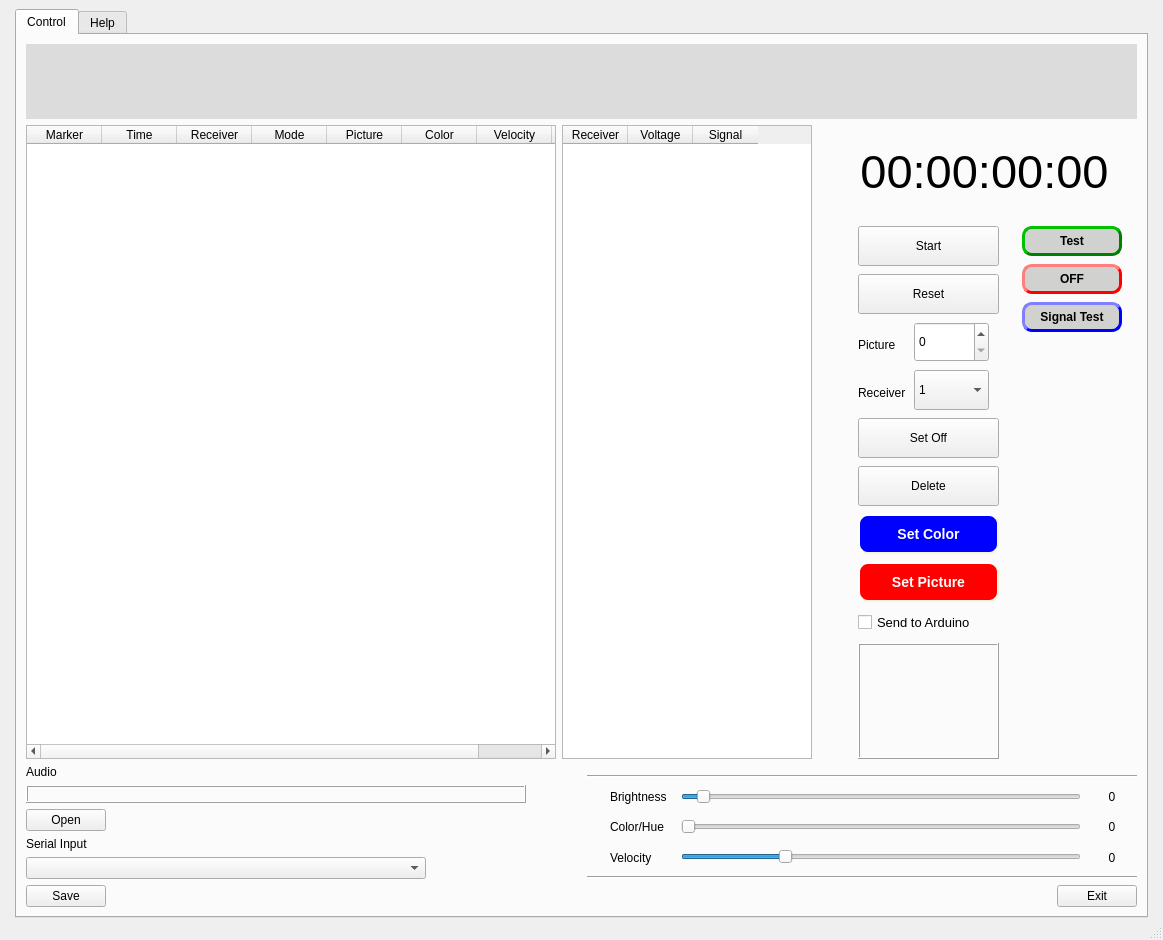
<?xml version="1.0" encoding="UTF-8"?>
<ui version="4.0">
 <class>MainWindow</class>
 <widget class="QMainWindow" name="MainWindow">
  <property name="geometry">
   <rect>
    <x>0</x>
    <y>0</y>
    <width>1163</width>
    <height>940</height>
   </rect>
  </property>
  <property name="windowTitle">
   <string>LED Poi Studio</string>
  </property>
  <property name="windowIcon">
   <iconset>
    <normaloff>icon_LS_v2_128_128.ico</normaloff>icon_LS_v2_128_128.ico</iconset>
  </property>
  <widget class="QWidget" name="centralwidget">
   <layout class="QHBoxLayout" name="horizontalLayout">
    <property name="leftMargin">
     <number>15</number>
    </property>
    <property name="rightMargin">
     <number>15</number>
    </property>
    <property name="bottomMargin">
     <number>0</number>
    </property>
    <item>
     <widget class="QTabWidget" name="tabWidget">
      <property name="font">
       <font>
        <pointsize>9</pointsize>
       </font>
      </property>
      <property name="autoFillBackground">
       <bool>false</bool>
      </property>
      <property name="currentIndex">
       <number>0</number>
      </property>
      <widget class="QWidget" name="Control">
       <attribute name="title">
        <string>Control</string>
       </attribute>
       <layout class="QVBoxLayout" name="verticalLayout_3">
        <item>
         <layout class="QHBoxLayout" name="horizontalLayout_2">
          <item>
           <widget class="PlotWidget" name="waveform_widget" native="true">
            <property name="minimumSize">
             <size>
              <width>500</width>
              <height>75</height>
             </size>
            </property>
            <property name="maximumSize">
             <size>
              <width>16777215</width>
              <height>150</height>
             </size>
            </property>
            <property name="styleSheet">
             <string notr="true">background-color: rgb(220, 220, 220);</string>
            </property>
           </widget>
          </item>
         </layout>
        </item>
        <item>
         <layout class="QHBoxLayout" name="horizontalLayout_4">
          <item>
           <widget class="QTableWidget" name="table1">
            <property name="minimumSize">
             <size>
              <width>400</width>
              <height>100</height>
             </size>
            </property>
            <property name="maximumSize">
             <size>
              <width>800</width>
              <height>16777215</height>
             </size>
            </property>
            <attribute name="horizontalHeaderDefaultSectionSize">
             <number>75</number>
            </attribute>
            <column>
             <property name="text">
              <string>Marker</string>
             </property>
            </column>
            <column>
             <property name="text">
              <string>Time</string>
             </property>
            </column>
            <column>
             <property name="text">
              <string>Receiver</string>
             </property>
            </column>
            <column>
             <property name="text">
              <string>Mode</string>
             </property>
            </column>
            <column>
             <property name="text">
              <string>Picture</string>
             </property>
            </column>
            <column>
             <property name="text">
              <string>Color</string>
             </property>
            </column>
            <column>
             <property name="text">
              <string>Velocity</string>
             </property>
            </column>
            <column>
             <property name="text">
              <string>Status</string>
             </property>
            </column>
           </widget>
          </item>
          <item>
           <widget class="QTableWidget" name="tableWidget">
            <property name="minimumSize">
             <size>
              <width>250</width>
              <height>100</height>
             </size>
            </property>
            <property name="maximumSize">
             <size>
              <width>250</width>
              <height>16777215</height>
             </size>
            </property>
            <attribute name="horizontalHeaderDefaultSectionSize">
             <number>65</number>
            </attribute>
            <column>
             <property name="text">
              <string>Receiver</string>
             </property>
            </column>
            <column>
             <property name="text">
              <string>Voltage</string>
             </property>
            </column>
            <column>
             <property name="text">
              <string>Signal</string>
             </property>
            </column>
           </widget>
          </item>
          <item>
           <layout class="QVBoxLayout" name="verticalLayout">
            <property name="spacing">
             <number>18</number>
            </property>
            <property name="leftMargin">
             <number>30</number>
            </property>
            <property name="topMargin">
             <number>20</number>
            </property>
            <property name="rightMargin">
             <number>15</number>
            </property>
            <property name="bottomMargin">
             <number>0</number>
            </property>
            <item alignment="Qt::AlignHCenter">
             <widget class="QLabel" name="label">
              <property name="sizePolicy">
               <sizepolicy hsizetype="Preferred" vsizetype="Preferred">
                <horstretch>0</horstretch>
                <verstretch>0</verstretch>
               </sizepolicy>
              </property>
              <property name="minimumSize">
               <size>
                <width>200</width>
                <height>50</height>
               </size>
              </property>
              <property name="maximumSize">
               <size>
                <width>350</width>
                <height>100</height>
               </size>
              </property>
              <property name="font">
               <font>
                <pointsize>35</pointsize>
               </font>
              </property>
              <property name="text">
               <string>00:00:00:00</string>
              </property>
              <property name="alignment">
               <set>Qt::AlignCenter</set>
              </property>
             </widget>
            </item>
            <item>
             <layout class="QHBoxLayout" name="horizontalLayout_10">
              <item>
               <layout class="QVBoxLayout" name="verticalLayout_7">
                <property name="spacing">
                 <number>8</number>
                </property>
                <property name="leftMargin">
                 <number>10</number>
                </property>
                <property name="topMargin">
                 <number>10</number>
                </property>
                <item>
                 <widget class="QPushButton" name="pushButton">
                  <property name="sizePolicy">
                   <sizepolicy hsizetype="Fixed" vsizetype="Fixed">
                    <horstretch>0</horstretch>
                    <verstretch>0</verstretch>
                   </sizepolicy>
                  </property>
                  <property name="minimumSize">
                   <size>
                    <width>50</width>
                    <height>25</height>
                   </size>
                  </property>
                  <property name="maximumSize">
                   <size>
                    <width>200</width>
                    <height>40</height>
                   </size>
                  </property>
                  <property name="contextMenuPolicy">
                   <enum>Qt::DefaultContextMenu</enum>
                  </property>
                  <property name="layoutDirection">
                   <enum>Qt::LeftToRight</enum>
                  </property>
                  <property name="text">
                   <string>Start</string>
                  </property>
                 </widget>
                </item>
                <item>
                 <widget class="QPushButton" name="pushButton_2">
                  <property name="enabled">
                   <bool>true</bool>
                  </property>
                  <property name="minimumSize">
                   <size>
                    <width>50</width>
                    <height>25</height>
                   </size>
                  </property>
                  <property name="maximumSize">
                   <size>
                    <width>200</width>
                    <height>40</height>
                   </size>
                  </property>
                  <property name="text">
                   <string>Reset</string>
                  </property>
                 </widget>
                </item>
                <item>
                 <layout class="QHBoxLayout" name="horizontalLayout_6">
                  <property name="spacing">
                   <number>0</number>
                  </property>
                  <property name="rightMargin">
                   <number>10</number>
                  </property>
                  <item alignment="Qt::AlignLeft">
                   <widget class="QLabel" name="label_6">
                    <property name="minimumSize">
                     <size>
                      <width>25</width>
                      <height>25</height>
                     </size>
                    </property>
                    <property name="maximumSize">
                     <size>
                      <width>50</width>
                      <height>20</height>
                     </size>
                    </property>
                    <property name="frameShape">
                     <enum>QFrame::NoFrame</enum>
                    </property>
                    <property name="frameShadow">
                     <enum>QFrame::Plain</enum>
                    </property>
                    <property name="text">
                     <string>Picture</string>
                    </property>
                    <property name="margin">
                     <number>0</number>
                    </property>
                   </widget>
                  </item>
                  <item alignment="Qt::AlignRight">
                   <widget class="QSpinBox" name="spinBox">
                    <property name="minimumSize">
                     <size>
                      <width>75</width>
                      <height>25</height>
                     </size>
                    </property>
                    <property name="maximumSize">
                     <size>
                      <width>100</width>
                      <height>40</height>
                     </size>
                    </property>
                    <property name="toolTip">
                     <string extracomment="Picture Number"/>
                    </property>
                   </widget>
                  </item>
                 </layout>
                </item>
                <item>
                 <layout class="QHBoxLayout" name="horizontalLayout_7">
                  <property name="rightMargin">
                   <number>10</number>
                  </property>
                  <item alignment="Qt::AlignLeft">
                   <widget class="QLabel" name="label_7">
                    <property name="minimumSize">
                     <size>
                      <width>25</width>
                      <height>25</height>
                     </size>
                    </property>
                    <property name="maximumSize">
                     <size>
                      <width>50</width>
                      <height>20</height>
                     </size>
                    </property>
                    <property name="text">
                     <string>Receiver</string>
                    </property>
                   </widget>
                  </item>
                  <item alignment="Qt::AlignRight">
                   <widget class="QComboBox" name="receiverBox">
                    <property name="minimumSize">
                     <size>
                      <width>75</width>
                      <height>25</height>
                     </size>
                    </property>
                    <property name="maximumSize">
                     <size>
                      <width>100</width>
                      <height>40</height>
                     </size>
                    </property>
                    <property name="editable">
                     <bool>false</bool>
                    </property>
                    <property name="insertPolicy">
                     <enum>QComboBox::InsertAtBottom</enum>
                    </property>
                    <item>
                     <property name="text">
                      <string>1</string>
                     </property>
                    </item>
                    <item>
                     <property name="text">
                      <string>2</string>
                     </property>
                    </item>
                    <item>
                     <property name="text">
                      <string>3</string>
                     </property>
                    </item>
                    <item>
                     <property name="text">
                      <string>4</string>
                     </property>
                    </item>
                    <item>
                     <property name="text">
                      <string>5</string>
                     </property>
                    </item>
                    <item>
                     <property name="text">
                      <string>6</string>
                     </property>
                    </item>
                    <item>
                     <property name="text">
                      <string>ALL</string>
                     </property>
                    </item>
                   </widget>
                  </item>
                 </layout>
                </item>
                <item>
                 <widget class="QPushButton" name="pushButton_7">
                  <property name="minimumSize">
                   <size>
                    <width>50</width>
                    <height>25</height>
                   </size>
                  </property>
                  <property name="maximumSize">
                   <size>
                    <width>200</width>
                    <height>40</height>
                   </size>
                  </property>
                  <property name="text">
                   <string>Set Off</string>
                  </property>
                 </widget>
                </item>
                <item>
                 <widget class="QPushButton" name="pushButton_4">
                  <property name="minimumSize">
                   <size>
                    <width>50</width>
                    <height>25</height>
                   </size>
                  </property>
                  <property name="maximumSize">
                   <size>
                    <width>200</width>
                    <height>40</height>
                   </size>
                  </property>
                  <property name="layoutDirection">
                   <enum>Qt::LeftToRight</enum>
                  </property>
                  <property name="autoFillBackground">
                   <bool>false</bool>
                  </property>
                  <property name="text">
                   <string>Delete</string>
                  </property>
                 </widget>
                </item>
                <item>
                 <widget class="QPushButton" name="pushButton_8">
                  <property name="minimumSize">
                   <size>
                    <width>50</width>
                    <height>30</height>
                   </size>
                  </property>
                  <property name="maximumSize">
                   <size>
                    <width>200</width>
                    <height>40</height>
                   </size>
                  </property>
                  <property name="styleSheet">
                   <string notr="true">QPushButton {
background-color: blue;
    border-style: outset;
    border-width: 2px;
    border-radius: 10px;
    border-color: beige;
    font: bold 14px;
	color: white;
    min-width: 10em;
    padding: 6px;
}
QPushButton:hover {
     border-color: red;
}
QPushButton:pressed {
    background-color: darkblue;
    border-style: inset;
}</string>
                  </property>
                  <property name="text">
                   <string>Set Color</string>
                  </property>
                 </widget>
                </item>
                <item>
                 <widget class="QPushButton" name="pushButton_3">
                  <property name="minimumSize">
                   <size>
                    <width>50</width>
                    <height>30</height>
                   </size>
                  </property>
                  <property name="maximumSize">
                   <size>
                    <width>200</width>
                    <height>40</height>
                   </size>
                  </property>
                  <property name="layoutDirection">
                   <enum>Qt::LeftToRight</enum>
                  </property>
                  <property name="autoFillBackground">
                   <bool>false</bool>
                  </property>
                  <property name="styleSheet">
                   <string notr="true">QPushButton {
background-color: red;
    border-style: outset;
    border-width: 2px;
    border-radius: 10px;
    border-color: beige;
    font: bold 14px;
	color: white;
    min-width: 10em;
    padding: 6px;
}
QPushButton:hover {
     border-color: blue;
}
QPushButton:pressed {
    background-color: darkred;
    border-style: inset;
}</string>
                  </property>
                  <property name="text">
                   <string>Set Picture</string>
                  </property>
                  <property name="default">
                   <bool>false</bool>
                  </property>
                  <property name="flat">
                   <bool>false</bool>
                  </property>
                 </widget>
                </item>
                <item>
                 <widget class="QCheckBox" name="checkBox">
                  <property name="minimumSize">
                   <size>
                    <width>50</width>
                    <height>25</height>
                   </size>
                  </property>
                  <property name="font">
                   <font>
                    <family>Arial</family>
                    <pointsize>10</pointsize>
                    <weight>50</weight>
                    <italic>false</italic>
                    <bold>false</bold>
                    <underline>false</underline>
                    <strikeout>false</strikeout>
                    <kerning>true</kerning>
                   </font>
                  </property>
                  <property name="layoutDirection">
                   <enum>Qt::LeftToRight</enum>
                  </property>
                  <property name="autoFillBackground">
                   <bool>false</bool>
                  </property>
                  <property name="text">
                   <string>Send to Arduino</string>
                  </property>
                 </widget>
                </item>
                <item>
                 <widget class="QLabel" name="label_3">
                  <property name="enabled">
                   <bool>true</bool>
                  </property>
                  <property name="minimumSize">
                   <size>
                    <width>50</width>
                    <height>25</height>
                   </size>
                  </property>
                  <property name="maximumSize">
                   <size>
                    <width>200</width>
                    <height>180</height>
                   </size>
                  </property>
                  <property name="font">
                   <font>
                    <family>Arial</family>
                    <pointsize>9</pointsize>
                   </font>
                  </property>
                  <property name="autoFillBackground">
                   <bool>false</bool>
                  </property>
                  <property name="styleSheet">
                   <string notr="true"/>
                  </property>
                  <property name="frameShape">
                   <enum>QFrame::Box</enum>
                  </property>
                  <property name="frameShadow">
                   <enum>QFrame::Raised</enum>
                  </property>
                  <property name="lineWidth">
                   <number>1</number>
                  </property>
                  <property name="midLineWidth">
                   <number>0</number>
                  </property>
                  <property name="text">
                   <string/>
                  </property>
                  <property name="alignment">
                   <set>Qt::AlignLeading|Qt::AlignLeft|Qt::AlignTop</set>
                  </property>
                 </widget>
                </item>
               </layout>
              </item>
              <item>
               <layout class="QVBoxLayout" name="verticalLayout_5">
                <property name="spacing">
                 <number>8</number>
                </property>
                <property name="leftMargin">
                 <number>5</number>
                </property>
                <property name="topMargin">
                 <number>10</number>
                </property>
                <item>
                 <widget class="QPushButton" name="testButton">
                  <property name="minimumSize">
                   <size>
                    <width>100</width>
                    <height>30</height>
                   </size>
                  </property>
                  <property name="maximumSize">
                   <size>
                    <width>100</width>
                    <height>40</height>
                   </size>
                  </property>
                  <property name="styleSheet">
                   <string notr="true">QPushButton {
    background-color: rgb(209, 209, 207);
    color: black;
    border-style: outset;
    padding: 2px;
    font: bold 12px;
    border-width: 3px;
    border-radius: 10px;
    border-color: green;
}
QPushButton:hover {
    background-color: rgb(184, 184, 182);
}
QPushButton:pressed {
    background-color: rgb(224, 0, 0);
    border-style: inset;
}</string>
                  </property>
                  <property name="text">
                   <string>Test</string>
                  </property>
                 </widget>
                </item>
                <item>
                 <widget class="QPushButton" name="offButton">
                  <property name="minimumSize">
                   <size>
                    <width>100</width>
                    <height>30</height>
                   </size>
                  </property>
                  <property name="maximumSize">
                   <size>
                    <width>100</width>
                    <height>40</height>
                   </size>
                  </property>
                  <property name="styleSheet">
                   <string notr="true">QPushButton {
    background-color: rgb(209, 209, 207);
    color: black;
    border-style: outset;
    padding: 2px;
    font: bold 12px;
    border-width: 3px;
    border-radius: 10px;
    border-color: red;
}
QPushButton:hover {
    background-color: rgb(184, 184, 182);
}
QPushButton:pressed {
    background-color: rgb(224, 0, 0);
    border-style: inset;
}</string>
                  </property>
                  <property name="text">
                   <string>OFF</string>
                  </property>
                 </widget>
                </item>
                <item>
                 <widget class="QPushButton" name="signalTestButton">
                  <property name="minimumSize">
                   <size>
                    <width>100</width>
                    <height>30</height>
                   </size>
                  </property>
                  <property name="maximumSize">
                   <size>
                    <width>100</width>
                    <height>40</height>
                   </size>
                  </property>
                  <property name="styleSheet">
                   <string notr="true">QPushButton {
    background-color: rgb(209, 209, 207);
    color: black;
    border-style: outset;
    padding: 2px;
    font: bold 12px;
    border-width: 3px;
    border-radius: 10px;
    border-color: blue;
}
QPushButton:hover {
    background-color: rgb(184, 184, 182);
}
QPushButton:pressed {
    background-color: rgb(224, 0, 0);
    border-style: inset;
}</string>
                  </property>
                  <property name="text">
                   <string>Signal Test</string>
                  </property>
                 </widget>
                </item>
                <item>
                 <spacer name="verticalSpacer">
                  <property name="orientation">
                   <enum>Qt::Vertical</enum>
                  </property>
                  <property name="sizeType">
                   <enum>QSizePolicy::MinimumExpanding</enum>
                  </property>
                  <property name="sizeHint" stdset="0">
                   <size>
                    <width>20</width>
                    <height>40</height>
                   </size>
                  </property>
                 </spacer>
                </item>
               </layout>
              </item>
             </layout>
            </item>
           </layout>
          </item>
         </layout>
        </item>
        <item>
         <layout class="QHBoxLayout" name="horizontalLayout_5">
          <item>
           <layout class="QVBoxLayout" name="verticalLayout_4">
            <item alignment="Qt::AlignLeft">
             <widget class="QLabel" name="label_5">
              <property name="text">
               <string>Audio</string>
              </property>
             </widget>
            </item>
            <item>
             <widget class="QLabel" name="label_4">
              <property name="sizePolicy">
               <sizepolicy hsizetype="Fixed" vsizetype="Fixed">
                <horstretch>0</horstretch>
                <verstretch>0</verstretch>
               </sizepolicy>
              </property>
              <property name="minimumSize">
               <size>
                <width>400</width>
                <height>0</height>
               </size>
              </property>
              <property name="maximumSize">
               <size>
                <width>500</width>
                <height>500</height>
               </size>
              </property>
              <property name="font">
               <font>
                <family>Arial</family>
                <pointsize>9</pointsize>
               </font>
              </property>
              <property name="styleSheet">
               <string notr="true"/>
              </property>
              <property name="frameShape">
               <enum>QFrame::Box</enum>
              </property>
              <property name="frameShadow">
               <enum>QFrame::Raised</enum>
              </property>
              <property name="lineWidth">
               <number>1</number>
              </property>
              <property name="midLineWidth">
               <number>0</number>
              </property>
              <property name="text">
               <string/>
              </property>
              <property name="alignment">
               <set>Qt::AlignLeading|Qt::AlignLeft|Qt::AlignTop</set>
              </property>
             </widget>
            </item>
            <item alignment="Qt::AlignLeft">
             <widget class="QPushButton" name="pushButton_6">
              <property name="text">
               <string>Open</string>
              </property>
             </widget>
            </item>
            <item alignment="Qt::AlignLeft">
             <widget class="QLabel" name="label_2">
              <property name="text">
               <string>Serial Input</string>
              </property>
             </widget>
            </item>
            <item alignment="Qt::AlignLeft">
             <widget class="QComboBox" name="comboBox_2">
              <property name="minimumSize">
               <size>
                <width>400</width>
                <height>0</height>
               </size>
              </property>
             </widget>
            </item>
            <item alignment="Qt::AlignLeft">
             <widget class="QPushButton" name="pushButton_5">
              <property name="text">
               <string>Save</string>
              </property>
             </widget>
            </item>
           </layout>
          </item>
          <item>
           <layout class="QVBoxLayout" name="verticalLayout_2">
            <property name="leftMargin">
             <number>25</number>
            </property>
            <property name="topMargin">
             <number>10</number>
            </property>
            <property name="rightMargin">
             <number>0</number>
            </property>
            <item alignment="Qt::AlignRight">
             <widget class="Line" name="line_2">
              <property name="minimumSize">
               <size>
                <width>550</width>
                <height>0</height>
               </size>
              </property>
              <property name="maximumSize">
               <size>
                <width>800</width>
                <height>16777215</height>
               </size>
              </property>
              <property name="orientation">
               <enum>Qt::Horizontal</enum>
              </property>
             </widget>
            </item>
            <item>
             <layout class="QHBoxLayout" name="horizontalLayout_3">
              <property name="leftMargin">
               <number>0</number>
              </property>
              <property name="topMargin">
               <number>0</number>
              </property>
              <property name="rightMargin">
               <number>0</number>
              </property>
              <property name="bottomMargin">
               <number>0</number>
              </property>
              <item alignment="Qt::AlignRight">
               <widget class="QLabel" name="label_8">
                <property name="minimumSize">
                 <size>
                  <width>65</width>
                  <height>20</height>
                 </size>
                </property>
                <property name="maximumSize">
                 <size>
                  <width>65</width>
                  <height>25</height>
                 </size>
                </property>
                <property name="text">
                 <string>Brightness</string>
                </property>
               </widget>
              </item>
              <item alignment="Qt::AlignRight">
               <widget class="QSlider" name="brightnessSlider">
                <property name="minimumSize">
                 <size>
                  <width>400</width>
                  <height>20</height>
                 </size>
                </property>
                <property name="maximumSize">
                 <size>
                  <width>600</width>
                  <height>25</height>
                 </size>
                </property>
                <property name="maximum">
                 <number>50</number>
                </property>
                <property name="pageStep">
                 <number>1</number>
                </property>
                <property name="sliderPosition">
                 <number>2</number>
                </property>
                <property name="orientation">
                 <enum>Qt::Horizontal</enum>
                </property>
               </widget>
              </item>
              <item>
               <widget class="QLabel" name="label_brightness">
                <property name="minimumSize">
                 <size>
                  <width>50</width>
                  <height>20</height>
                 </size>
                </property>
                <property name="maximumSize">
                 <size>
                  <width>50</width>
                  <height>25</height>
                 </size>
                </property>
                <property name="text">
                 <string>0</string>
                </property>
                <property name="alignment">
                 <set>Qt::AlignCenter</set>
                </property>
               </widget>
              </item>
             </layout>
            </item>
            <item>
             <layout class="QHBoxLayout" name="horizontalLayout_8">
              <item alignment="Qt::AlignRight">
               <widget class="QLabel" name="label_10">
                <property name="minimumSize">
                 <size>
                  <width>65</width>
                  <height>20</height>
                 </size>
                </property>
                <property name="maximumSize">
                 <size>
                  <width>65</width>
                  <height>16777215</height>
                 </size>
                </property>
                <property name="text">
                 <string>Color/Hue</string>
                </property>
               </widget>
              </item>
              <item alignment="Qt::AlignRight">
               <widget class="QSlider" name="colorSlider">
                <property name="minimumSize">
                 <size>
                  <width>400</width>
                  <height>20</height>
                 </size>
                </property>
                <property name="maximumSize">
                 <size>
                  <width>600</width>
                  <height>16777215</height>
                 </size>
                </property>
                <property name="maximum">
                 <number>255</number>
                </property>
                <property name="orientation">
                 <enum>Qt::Horizontal</enum>
                </property>
               </widget>
              </item>
              <item>
               <widget class="QLabel" name="label_color">
                <property name="minimumSize">
                 <size>
                  <width>50</width>
                  <height>20</height>
                 </size>
                </property>
                <property name="maximumSize">
                 <size>
                  <width>50</width>
                  <height>25</height>
                 </size>
                </property>
                <property name="text">
                 <string>0</string>
                </property>
                <property name="alignment">
                 <set>Qt::AlignCenter</set>
                </property>
               </widget>
              </item>
             </layout>
            </item>
            <item>
             <layout class="QHBoxLayout" name="horizontalLayout_9">
              <item alignment="Qt::AlignRight">
               <widget class="QLabel" name="label_9">
                <property name="minimumSize">
                 <size>
                  <width>65</width>
                  <height>20</height>
                 </size>
                </property>
                <property name="maximumSize">
                 <size>
                  <width>65</width>
                  <height>16777215</height>
                 </size>
                </property>
                <property name="text">
                 <string>Velocity</string>
                </property>
               </widget>
              </item>
              <item alignment="Qt::AlignRight">
               <widget class="QSlider" name="velocitySlider">
                <property name="minimumSize">
                 <size>
                  <width>400</width>
                  <height>20</height>
                 </size>
                </property>
                <property name="maximumSize">
                 <size>
                  <width>600</width>
                  <height>16777215</height>
                 </size>
                </property>
                <property name="value">
                 <number>25</number>
                </property>
                <property name="orientation">
                 <enum>Qt::Horizontal</enum>
                </property>
               </widget>
              </item>
              <item>
               <widget class="QLabel" name="label_velocity">
                <property name="minimumSize">
                 <size>
                  <width>50</width>
                  <height>20</height>
                 </size>
                </property>
                <property name="maximumSize">
                 <size>
                  <width>50</width>
                  <height>25</height>
                 </size>
                </property>
                <property name="text">
                 <string>0</string>
                </property>
                <property name="alignment">
                 <set>Qt::AlignCenter</set>
                </property>
               </widget>
              </item>
             </layout>
            </item>
            <item alignment="Qt::AlignRight">
             <widget class="Line" name="line">
              <property name="minimumSize">
               <size>
                <width>550</width>
                <height>0</height>
               </size>
              </property>
              <property name="maximumSize">
               <size>
                <width>800</width>
                <height>16777215</height>
               </size>
              </property>
              <property name="orientation">
               <enum>Qt::Horizontal</enum>
              </property>
             </widget>
            </item>
            <item alignment="Qt::AlignRight">
             <widget class="QPushButton" name="exit_Button">
              <property name="text">
               <string>Exit</string>
              </property>
             </widget>
            </item>
           </layout>
          </item>
         </layout>
        </item>
       </layout>
      </widget>
      <widget class="QWidget" name="Info">
       <attribute name="title">
        <string>Help</string>
       </attribute>
       <widget class="QLabel" name="label_11">
        <property name="geometry">
         <rect>
          <x>30</x>
          <y>30</y>
          <width>361</width>
          <height>661</height>
         </rect>
        </property>
        <property name="font">
         <font>
          <family>Arial</family>
          <pointsize>10</pointsize>
         </font>
        </property>
        <property name="layoutDirection">
         <enum>Qt::LeftToRight</enum>
        </property>
        <property name="styleSheet">
         <string notr="true">QLabel{
background-color: #3b3b3b;
color: #ffffff;
}</string>
        </property>
        <property name="text">
         <string>Picture 0: BLACK 
Picture 1: WHITE
Picture 2: Pulsing
Picture 3: Strobo
Picture 4: Rainbow
Picture 5: Confetti
Picture 6: Sinelon
Picture 7: BPM
Picture 8: Juggle
Picture 9: Fill UP
Picture 10: Fill DOWN
Picture 11: DIM UP
Picture 12: DIM DOWN
Picture 13: Runner UP
Picture 14: Runner DOWN
Picture 15: Pride
Picture 16: Pacifica
Picture 17: Fire</string>
        </property>
        <property name="alignment">
         <set>Qt::AlignLeading|Qt::AlignLeft|Qt::AlignTop</set>
        </property>
       </widget>
       <widget class="QLabel" name="label_12">
        <property name="geometry">
         <rect>
          <x>440</x>
          <y>40</y>
          <width>431</width>
          <height>651</height>
         </rect>
        </property>
        <property name="font">
         <font>
          <family>Arial</family>
          <pointsize>10</pointsize>
         </font>
        </property>
        <property name="styleSheet">
         <string notr="true">QLabel{
background-color: #3b3b3b;
color: #ffffff;
}</string>
        </property>
        <property name="text">
         <string>Picture 20: Flames
Picture 21: AAC Dragon
Picture 22: Helix DNA
Picture 23: Waves violet
Picture 24: Abstract Mandala
Picture 25: Blue Mandala
Picture 26: fire_blue_waves_with_balls
Picture 27: Real Blue Flames
Picture 28: sun_mosaic_61_35.bmp
Picture 29: Rainbow triangles
Picture 30: Violet Dots
Picture 31: Rainbow Curves
Picture 32: Rose Pattern
Picture 33: Orange Circles in row
Picture 34: Blue Violet Mosaik Pattern
Picture 35: 61 x 61 array with flower pattern
Picture 36: antenna_61_150.bmp
Picture 37: concentross_61_61.bmp
Picture 38: cool_plasma_mix_61_150.bmp
Picture 39: fireball_61_61.bmp
Picture 40: overlappy_lines_61_61.bmp
Picture 41: pink_blue_boxes_61_61.bmp
Picture 42: pulse07_violet_61_61.bmp
Picture 43: strobe07_61_61.bmp
Picture 44: wave_61_61.bmp
Picture 45: yellowish_mirrored_61_61.bmp
Picture 46: pink streak_61_150.bmp
Picture 47: rainbow_music_61_150.bmp
Picture 48: rainbow_triangles_61_150.bmp
Picture 49: supersphere_red_61_150.bmp
Picture 50: rainbow_worm_61_150.bmp</string>
        </property>
        <property name="alignment">
         <set>Qt::AlignLeading|Qt::AlignLeft|Qt::AlignTop</set>
        </property>
       </widget>
      </widget>
     </widget>
    </item>
   </layout>
  </widget>
  <widget class="QMenuBar" name="menubar">
   <property name="geometry">
    <rect>
     <x>0</x>
     <y>0</y>
     <width>1163</width>
     <height>21</height>
    </rect>
   </property>
  </widget>
  <widget class="QStatusBar" name="statusbar"/>
 </widget>
 <customwidgets>
  <customwidget>
   <class>PlotWidget</class>
   <extends>QWidget</extends>
   <header>pyqtgraph</header>
   <container>1</container>
  </customwidget>
 </customwidgets>
 <resources/>
 <connections/>
</ui>
